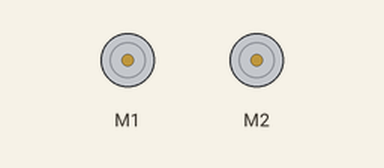
A sketch run on a simulated Arduino Uno, built with avr-gcc and run on an emulated ATmega328P. On the bench: 2 × DC motor (green arrow = forward, orange = backward, longer = faster). What the sketch prints to the serial monitor is not drawn.

Above: at 4.5 s.
Timing chart, 0 to 6.5 s (numbered marks = the images above):
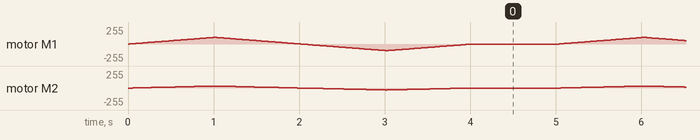

The sketch:

DCMotorTest.ino
```cpp
/*
This is a test sketch for the Adafruit assembled Motor Shield for Arduino v2
It won't work with v1.x motor shields! Only for the v2's with built in PWM
control

For use with the Adafruit Motor Shield v2
---->	http://www.adafruit.com/products/1438
*/

#include <Adafruit_MotorShield.h>

// Create the motor shield object with the default I2C address
Adafruit_MotorShield AFMS = Adafruit_MotorShield();
// Or, create it with a different I2C address (say for stacking)
// Adafruit_MotorShield AFMS = Adafruit_MotorShield(0x61);

// Select which 'port' M1, M2, M3 or M4. In this case, M1
Adafruit_DCMotor *myMotor = AFMS.getMotor(1);
// You can also make another motor on port M2
Adafruit_DCMotor *myOtherMotor = AFMS.getMotor(2);

void setup() {
  Serial.begin(9600);           // set up Serial library at 9600 bps
  Serial.println("Adafruit Motorshield v2 - DC Motor test!");

  if (!AFMS.begin()) {         // create with the default frequency 1.6KHz
  // if (!AFMS.begin(1000)) {  // OR with a different frequency, say 1KHz
    Serial.println("Could not find Motor Shield. Check wiring.");
    while (1);
  }
  Serial.println("Motor Shield found.");

  // Set the speed to start, from 0 (off) to 255 (max speed)
  myMotor->setSpeed(50);
  myMotor->run(FORWARD);
  // turn on motor
  myMotor->run(RELEASE);

  myOtherMotor->setSpeed(150);
  myOtherMotor->run(FORWARD);
  // turn on motor
  myOtherMotor->run(RELEASE);
}

void loop() {
  uint8_t i;

  Serial.print("tick");

  myMotor->run(FORWARD);
  myOtherMotor->run(FORWARD);
  for (i=0; i<100; i++) {
    myMotor->setSpeed(i);
    myOtherMotor->setSpeed(i*0.3);
    delay(10);
  }
  for (i=100; i!=0; i--) {
    myMotor->setSpeed(i);
    myOtherMotor->setSpeed(i*0.3);
    delay(10);
  }

  Serial.print("tock");

  myMotor->run(BACKWARD);
  myOtherMotor->run(BACKWARD);
  for (i=0; i<100; i++) {
    myMotor->setSpeed(i);
    myOtherMotor->setSpeed(i*0.3);
    delay(10);
  }
  for (i=100; i!=0; i--) {
    myMotor->setSpeed(i);
    myOtherMotor->setSpeed(i*0.3);
    delay(10);
  }

  Serial.print("tech");
  myMotor->run(RELEASE);
  myOtherMotor->run(RELEASE);
  delay(1000);
}
```
